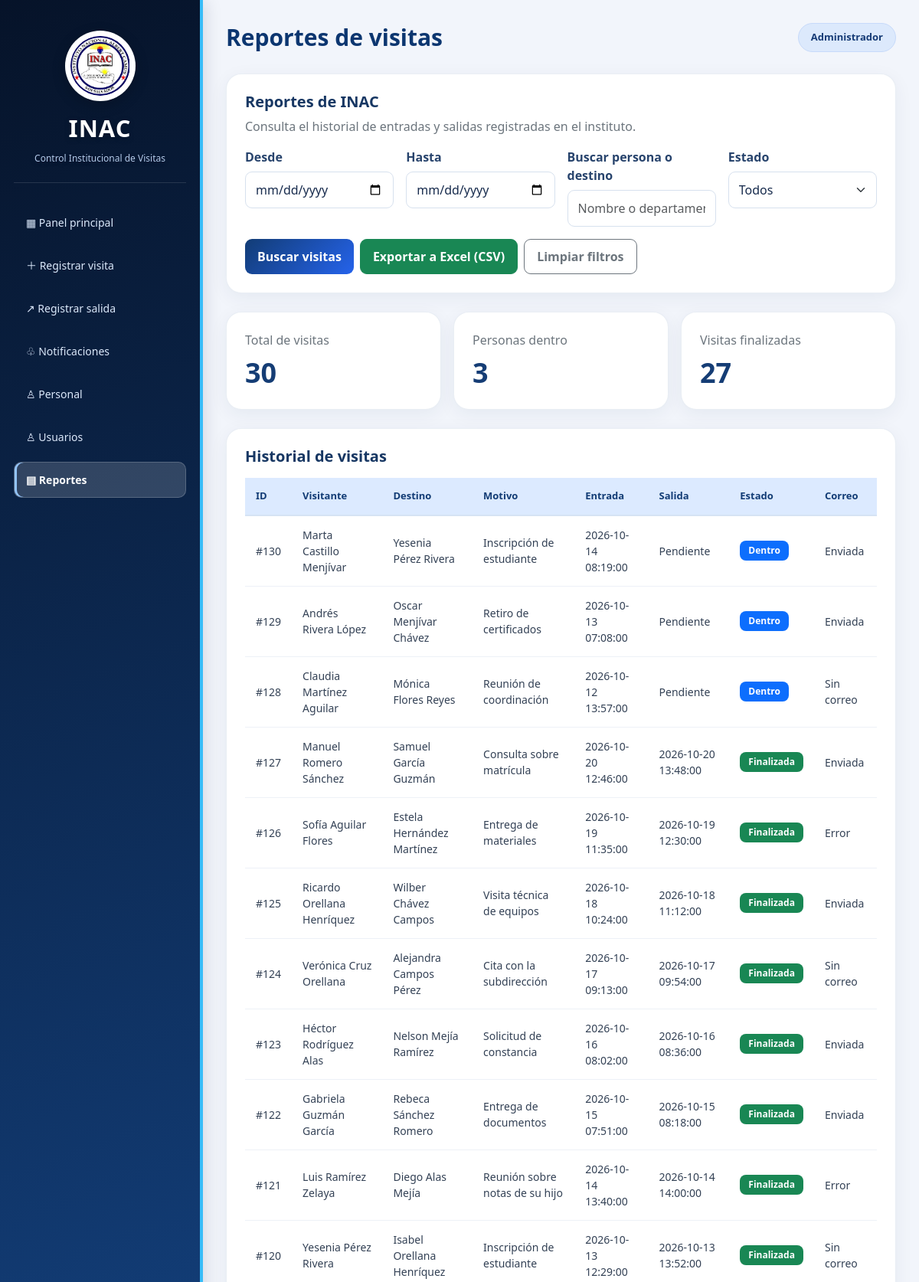
Screenshot of /reportes.php (signed in, upper part) with the database file from the repository.
### tables this page shows
CREATE TABLE `cv_visitas` (
  `id` int(11) NOT NULL,
  `visitante_id` int(11) NOT NULL,
  `personal_id` int(11) DEFAULT NULL,
  `motivo` varchar(255) NOT NULL,
  `fecha` date NOT NULL,
  `hora_entrada` datetime NOT NULL DEFAULT current_timestamp(),
  `hora_salida` datetime DEFAULT NULL,
  `estado` enum('Dentro','Finalizada') NOT NULL DEFAULT 'Dentro',
  `registrado_por` int(11) DEFAULT NULL,
  `notificacion_estado` enum('Pendiente','Enviada','Error','Sin correo') NOT NULL DEFAULT 'Pendiente'
);

CREATE TABLE `cv_visitantes` (
  `id` int(11) NOT NULL,
  `documento` varchar(30) DEFAULT NULL,
  `nombre` varchar(120) NOT NULL,
  `telefono` varchar(20) DEFAULT NULL,
  `institucion` varchar(120) DEFAULT NULL,
  `creado_en` timestamp NULL DEFAULT current_timestamp()
);

CREATE TABLE `cv_personal` (
  `id` int(11) NOT NULL,
  `nombre` varchar(120) NOT NULL,
  `cargo` varchar(80) NOT NULL,
  `departamento` varchar(100) DEFAULT NULL,
  `estado` tinyint(1) NOT NULL DEFAULT 1,
  `correo` varchar(190) DEFAULT NULL,
  `usuario_id` int(11) DEFAULT NULL
);

### reportes.php (the view, shortened to what this page needs)
<?php
require_once __DIR__ . '/config.php';
$desde = trim($_GET['desde'] ?? '');
$hasta = trim($_GET['hasta'] ?? '');
$buscar = trim($_GET['buscar'] ?? '');
$error = '';
$sql = "
    SELECT
        v.id,
        t.nombre AS visitante,
        t.documento,
        t.telefono,
        p.nombre AS destino,
        p.departamento,
        v.motivo,
        v.fecha,
        v.hora_entrada,
        v.hora_salida,
        v.estado,
        v.notificacion_estado
    FROM cv_visitas v
    INNER JOIN cv_visitantes t
        ON t.id = v.visitante_id
    LEFT JOIN cv_personal p
        ON p.id = v.personal_id
    WHERE 1 = 1
";
$sql .= " ORDER BY v.id DESC";
$visitas = [];
if ($error === '') {
    $st = $conexion->prepare($sql);
    $st->execute();
    $visitas = $st->get_result()->fetch_all(MYSQLI_ASSOC);
}
$total = count($visitas);
$dentro = 0;
$finalizadas = 0;
foreach ($visitas as $v) {
    if ($v['estado'] === 'Dentro') {
        $dentro++;
    }
    if ($v['estado'] === 'Finalizada') {
        $finalizadas++;
    }
}
?>
<div class="panel p-4 mb-4">
    <h4 class="mb-2">Reportes de INAC</h4>
    <p class="text-secondary">
        Consulta el historial de entradas y salidas
        registradas en el instituto.
    </p>
    <form method="GET">
        <div class="row g-3">
            <div class="col-md-3">
                <label class="form-label">
                    Desde
                </label>
                <input type="date"
                       name="desde"
                       class="form-control"
                       value="<?= h($desde) ?>">
            </div>
            <div class="col-md-3">
                <label class="form-label">
                    Hasta
                </label>
                <input type="date"
                       name="hasta"
                       class="form-control"
                       value="<?= h($hasta) ?>">
            </div>
            <div class="col-md-3">
                <label class="form-label">
                    Buscar persona o destino
                </label>
                <input type="text"
                       name="buscar"
                       class="form-control"
                       maxlength="120"
                       placeholder="Nombre o departamento"
                       value="<?= h($buscar) ?>">
            </div>
            <div class="col-md-3">
                <label class="form-label">
                    Estado
                </label>
                <select name="estado" class="form-select">
                    <option value="">
                        Todos
                    </option>
                </select>
            </div>
            <div class="col-12 d-flex gap-2 flex-wrap">
                <button type="submit"
                        class="btn btn-primary">
                    Buscar visitas
                </button>
                <button type="submit"
                        name="exportar"
                        value="csv"
                        class="btn btn-success">
                    Exportar a Excel (CSV)
                </button>
                <a href="reportes.php"
                   class="btn btn-outline-secondary">
                    Limpiar filtros
                </a>
            </div>
        </div>
    </form>
</div>
<div class="row g-3 mb-4">
    <div class="col-md-4">
        <div class="panel p-4">
            <div class="text-secondary">
                Total de visitas
            </div>
            <div class="metric">
                <?= $total ?>
            </div>
        </div>
    </div>
    <div class="col-md-4">
        <div class="panel p-4">
            <div class="text-secondary">
                Personas dentro
            </div>
            <div class="metric">
                <?= $dentro ?>
            </div>
        </div>
    </div>
    <div class="col-md-4">
        <div class="panel p-4">
            <div class="text-secondary">
                Visitas finalizadas
            </div>
            <div class="metric">
                <?= $finalizadas ?>
            </div>
        </div>
    </div>
</div>
<div class="panel p-4">
    <h4 class="mb-3">Historial de visitas</h4>
    <div class="table-responsive">
        <table class="table table-hover align-middle">
            <thead>
                <tr>
                    <th>ID</th>
                    <th>Visitante</th>
                    <th>Destino</th>
                    <th>Motivo</th>
                    <th>Entrada</th>
                    <th>Salida</th>
                    <th>Estado</th>
                    <th>Correo</th>
                </tr>
            </thead>
            <tbody>
                <?php foreach ($visitas as $v): ?>
                    <tr>
                        <td>
                            #<?= (int)$v['id'] ?>
                        </td>
                        <td>
                            <?= h($v['visitante']) ?>
                        </td>
                        <td>
                            <?= h($v['destino'] ?? 'Sin asignar') ?>
                        </td>
                        <td>
                            <?= h($v['motivo']) ?>
                        </td>
                        <td>
                            <?= h($v['hora_entrada']) ?>
                        </td>
                        <td>
                            <?= h($v['hora_salida'] ?? 'Pendiente') ?>
                        </td>
                        <td>
                            <?php if ($v['estado'] === 'Dentro'): ?>
                                <span class="badge bg-primary">
                                    Dentro
                                </span>
                            <?php else: ?>
                                <span class="badge bg-success">
                                    <?= h($v['estado']) ?>
                                </span>
                            <?php endif; ?>
                        </td>
                        <td>
                            <?= h($v['notificacion_estado'] ?? 'Sin correo') ?>
                        </td>
                    </tr>
                <?php endforeach; ?>
            </tbody>
        </table>
    </div>
</div>

### estilo.css (style rules this page uses)
:root { --navy: #081a36; --navy2: #112e57; --navy3: #1b467c; --blue: #2563eb; --blue-light: #e8f0ff; --bg: #f2f5fb; --white: #ffffff; --text: #172b4d; --muted: #64748b; --border: #e2e8f0; }
* { box-sizing: border-box; }
body { margin: 0; background: var(--bg); font-family: 'Segoe UI', system-ui, sans-serif; color: var(--text); }
a { transition: all 0.2s ease; }
.panel { border: 1px solid rgba(226,232,240,0.75); border-radius: 17px; background: white; box-shadow: 0 6px 24px rgba(22,52,92,0.06); transition: box-shadow 0.2s ease; }
.panel h4 { color: #173763; font-weight: 700; font-size: 20px; }
.metric { font-size: 36px; font-weight: 800; color: #153d75; line-height: 1.3; margin-top: 8px; }
.btn { border-radius: 9px; font-weight: 600; padding: 10px 16px; transition: all 0.2s ease; }
.btn-primary { background: #163f7a; border-color: #163f7a; }
.form-label { font-weight: 600; color: #28446d; margin-bottom: 7px; }
.form-control, .form-select { border: 1px solid #d7e1ee; border-radius: 9px; padding: 11px 13px; color: var(--text); background-color: white; }
.table { margin-bottom: 0; }
.table thead th { background: #eaf1fb; color: #24456f; font-weight: 700; font-size: 13px; padding: 14px; border-bottom: 2px solid #d6e3f4; white-space: nowrap; }
.table tbody td { padding: 14px; vertical-align: middle; color: #334155; border-color: #edf1f7; font-size: 14px; }
.badge { font-size: 12px; padding: 7px 11px; border-radius: 8px; font-weight: 600; }
.panel { border-radius: 20px; }
.btn-primary { background: linear-gradient( 135deg, #123c75, #2563eb ); border: none; }
.table thead th { background: #dceaff; color: #123c75; }

### rows the page displays
cv_visitas: id "130", visitante.nombre "Marta Castillo Menjívar", personal.nombre "Yesenia Pérez Rivera", motivo "Inscripción de estudiante", hora_entrada "2026-10-14 08:19:00", hora_salida "Pendiente", estado "Dentro", notificacion_estado "Enviada"
cv_visitas: id "129", visitante.nombre "Andrés Rivera López", personal.nombre "Oscar Menjívar Chávez", motivo "Retiro de certificados", hora_entrada "2026-10-13 07:08:00", hora_salida "Pendiente", estado "Dentro", notificacion_estado "Enviada"
cv_visitas: id "128", visitante.nombre "Claudia Martínez Aguilar", personal.nombre "Mónica Flores Reyes", motivo "Reunión de coordinación", hora_entrada "2026-10-12 13:57:00", hora_salida "Pendiente", estado "Dentro", notificacion_estado "Sin correo"
cv_visitas: id "127", visitante.nombre "Manuel Romero Sánchez", personal.nombre "Samuel García Guzmán", motivo "Consulta sobre matrícula", hora_entrada "2026-10-20 12:46:00", hora_salida "2026-10-20 13:48:00", estado "Finalizada", notificacion_estado "Enviada"
cv_visitas: id "126", visitante.nombre "Sofía Aguilar Flores", personal.nombre "Estela Hernández Martínez", motivo "Entrega de materiales", hora_entrada "2026-10-19 11:35:00", hora_salida "2026-10-19 12:30:00", estado "Finalizada", notificacion_estado "Error"
cv_visitas: id "125", visitante.nombre "Ricardo Orellana Henríquez", personal.nombre "Wilber Chávez Campos", motivo "Visita técnica de equipos", hora_entrada "2026-10-18 10:24:00", hora_salida "2026-10-18 11:12:00", estado "Finalizada", notificacion_estado "Enviada"
cv_visitas: id "124", visitante.nombre "Verónica Cruz Orellana", personal.nombre "Alejandra Campos Pérez", motivo "Cita con la subdirección", hora_entrada "2026-10-17 09:13:00", hora_salida "2026-10-17 09:54:00", estado "Finalizada", notificacion_estado "Sin correo"
cv_visitas: id "123", visitante.nombre "Héctor Rodríguez Alas", personal.nombre "Nelson Mejía Ramírez", motivo "Solicitud de constancia", hora_entrada "2026-10-16 08:02:00", hora_salida "2026-10-16 08:36:00", estado "Finalizada", notificacion_estado "Enviada"
cv_visitas: id "122", visitante.nombre "Gabriela Guzmán García", personal.nombre "Rebeca Sánchez Romero", motivo "Entrega de documentos", hora_entrada "2026-10-15 07:51:00", hora_salida "2026-10-15 08:18:00", estado "Finalizada", notificacion_estado "Enviada"
cv_visitas: id "121", visitante.nombre "Luis Ramírez Zelaya", personal.nombre "Diego Alas Mejía", motivo "Reunión sobre notas de su hijo", hora_entrada "2026-10-14 13:40:00", hora_salida "2026-10-14 14:00:00", estado "Finalizada", notificacion_estado "Error"
cv_visitas: id "120", visitante.nombre "Yesenia Pérez Rivera", personal.nombre "Isabel Orellana Henríquez", motivo "Inscripción de estudiante", hora_entrada "2026-10-13 12:29:00", hora_salida "2026-10-13 13:52:00", estado "Finalizada", notificacion_estado "Sin correo"

### other values shown
$title "Reportes de visitas"
$rol "Administrador"
$total "30"
$dentro "3"
$finalizadas "27"
